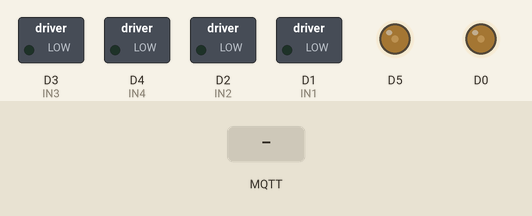
This sketch was run on a simulated ESP8266 (NodeMCU). Shown: switched loads named in the sketch (green lamp = pin HIGH), output pins drawn as LEDs (lit = HIGH). The inputs (shaded band) are chosen by the test bench. WiFi joins after 1.5 s; servers stay silent unless stated; no MQTT or app messages arrive unless stated; what the sketch prints to the serial monitor is not drawn.

Above: at 2.7 s.
2.8 s: MQTT message "F" arrives on the first subscribed topic
At 3.6 s:
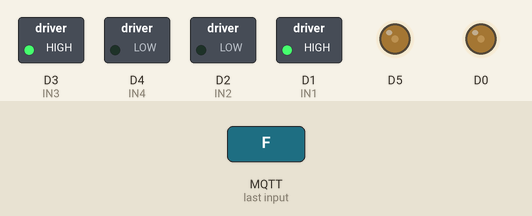
4.3 s: MQTT message "B" arrives on the first subscribed topic
At 4.8 s:
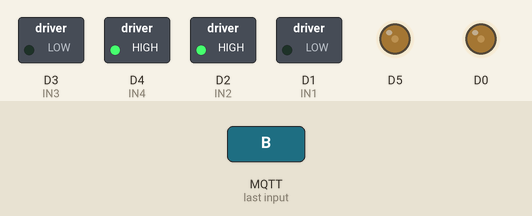
5.8 s: MQTT message "L" arrives on the first subscribed topic
At 7.0 s:
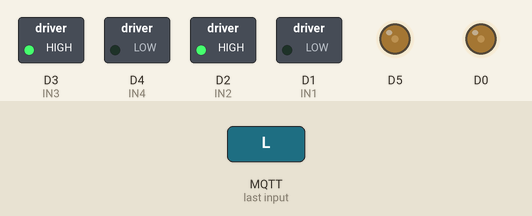
7.3 s: MQTT message "R" arrives on the first subscribed topic
At 8.2 s:
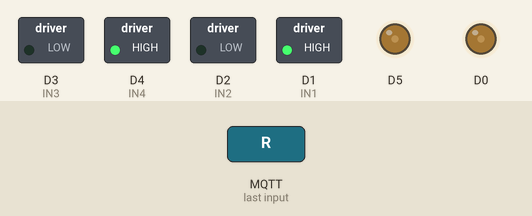
Timing chart, 0 to 9.8 s (numbered marks = the images above; inputs shaded):
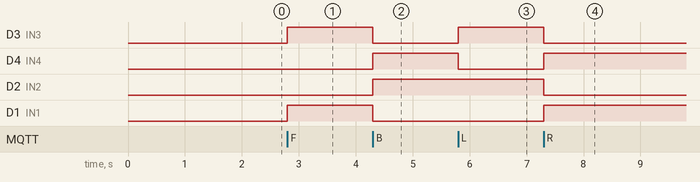

The sketch:

Vehicle_A.ino
```cpp
#include <ESP8266WiFi.h>
#include <PubSubClient.h>

// WiFi credentials
const char* ssid = "Vishal";
const char* password = "Vishal123";

// MQTT Broker details
const char* mqtt_server = "test.mosquitto.org"; // e.g., "broker.hivemq.com"
const int mqtt_port = 1883; // Default MQTT port
const char* mqtt_user = ""; // If authentication is required
const char* mqtt_password = ""; // If authentication is required

// MQTT Topics
const char* mqtt_topic = "robot/car/control";

// Motor pins
#define IN1 D1
#define IN2 D2
#define IN3 D3
#define IN4 D4

WiFiClient espClient;
PubSubClient client(espClient);

void setup_wifi() {

  delay(10);
  Serial.println();
  Serial.print("Connecting to ");
  Serial.println(ssid);

  WiFi.begin(ssid, password);

  while (WiFi.status() != WL_CONNECTED) {
    delay(500);
    Serial.print(".");
  }

  Serial.println("");
  Serial.println("WiFi connected");
  Serial.println("IP address: ");
  Serial.println(WiFi.localIP());
}

void callback(char* topic, byte* payload, unsigned int length) {
  Serial.print("Message arrived [");
  Serial.print(topic);
  Serial.print("] ");
  String message;
  for (int i = 0; i < length; i++) {
    message += (char)payload[i];
  }
  Serial.println(message);

  // Control the robot car based on the received message
  if (message == "F") {
    moveForward();
  } else if (message == "B") {
    moveBackward();
  } else if (message == "L") {
    turnLeft();
  } else if (message == "R") {
    turnRight();
  } else if (message == "S") {
    stopCar();
  }
}

void reconnect() {
  while (!client.connected()) {
    Serial.print("Attempting MQTT connection...");
    if (client.connect("NodeMCUClient", mqtt_user, mqtt_password)) {
      Serial.println("connected");
      client.subscribe(mqtt_topic);
    } else {
      Serial.print("failed, rc=");
      Serial.print(client.state());
      Serial.println(" try again in 5 seconds");
      delay(5000);
    }
  }
}

void setup() {
  // Initialize motor pins as output
  pinMode(IN1, OUTPUT);
  pinMode(IN2, OUTPUT);
  pinMode(IN3, OUTPUT);
  pinMode(IN4, OUTPUT);

  pinMode(D0,OUTPUT);
  pinMode(D5,OUTPUT);

  analogWrite(D0, 60);
  analogWrite(D5, 60);

  Serial.begin(115200);
  setup_wifi();
  client.setServer(mqtt_server, mqtt_port);
  client.setCallback(callback);
}

void loop() {
  if (!client.connected()) {
    reconnect();
  }
  client.loop();
}

// Motor control functions
void moveForward() {
 digitalWrite(IN1, HIGH);  // Motor A forward
  digitalWrite(IN2, LOW);
  digitalWrite(IN3, HIGH);  // Motor B forward
  digitalWrite(IN4, LOW);
}

void moveBackward() {
  digitalWrite(IN1, LOW);   // Motor A backward
  digitalWrite(IN2, HIGH);
  digitalWrite(IN3, LOW);   // Motor B backward
  digitalWrite(IN4, HIGH);
}


void turnLeft() {
  digitalWrite(IN1, LOW);   // Motor A stop or reverse
  digitalWrite(IN2, HIGH);
  digitalWrite(IN3, HIGH);  // Motor B forward
  digitalWrite(IN4, LOW);
}

void turnRight() {
  digitalWrite(IN1, HIGH);  // Motor A forward
  digitalWrite(IN2, LOW);
  digitalWrite(IN3, LOW);   // Motor B stop or reverse
  digitalWrite(IN4, HIGH);

}

void stopCar() {
  digitalWrite(IN1, LOW);
  digitalWrite(IN2, LOW);
  digitalWrite(IN3, LOW);
  digitalWrite(IN4, LOW);
}


 
```

Measured:
- after the input at 2.8 s, D3 (IN3), D1 (IN1): LOW → HIGH at once
- after the input at 4.3 s, D3 (IN3), D1 (IN1): HIGH → LOW at once; D4 (IN4), D2 (IN2): LOW → HIGH at once
- after the input at 5.8 s, D3 (IN3): LOW → HIGH at once; D4 (IN4): HIGH → LOW at once
- after the input at 7.3 s, D3 (IN3), D2 (IN2): HIGH → LOW at once; D4 (IN4), D1 (IN1): LOW → HIGH at once
